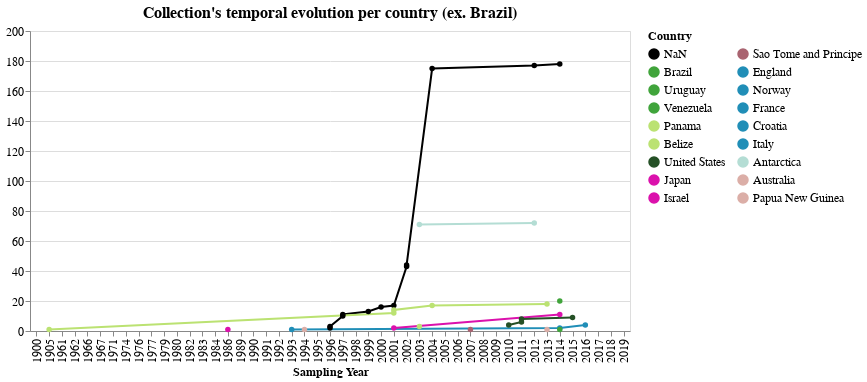

The cell this chart's notebook holds for it:
### Markdown cell above
### Chart: all countries (ex. Brasil)

### Code cell
select_country = alt.selection_multi(fields=['country'], bind='legend')

g1 = alt.Chart(teste[teste['country'] != 'Brazil'], title="Collection's temporal evolution per country (ex. Brazil)", 
width=600).mark_line(point=True).encode(
    x= alt.X('start_year', type="ordinal", title='Sampling Year',
            scale= alt.Scale(domain=list(sorted(teste['start_year'].unique())))),
    y= alt.Y('cumulative_sum', title='', 
             sort=alt.EncodingSortField('counts', op="count", order='descending'),
            scale= alt.Scale(domain=[0,200])),
    color= alt.Color('country:N', title='Country',
                     legend= alt.Legend(columns=2, symbolLimit=42),
                     scale= alt.Scale(domain=list(cores_pais.keys()), range=list(cores_pais.values()))),
    tooltip= alt.Tooltip(['country','start_year','counts', 'cumulative_sum']),
#     opacity= alt.condition(select_country, alt.value(1), alt.value(0))
).add_selection(select_country).transform_filter(select_country)

g1 = g1.configure_title(fontSize=16).configure_axis(
    labelFontSize=12,
    titleFontSize=12
).configure_legend(
    labelFontSize=12,
    titleFontSize=12
)

# g1.save('./graphs/cumCounts/time-spacial/evolucao_por_país-exBrasil.html')

g1

### Figure 1 — Vega-Lite specification as saved in the notebook (floating-point values rounded to 4 significant figures)
{"config": {"view": {"continuousWidth": 400, "continuousHeight": 300}, "axis": {"labelFontSize": 12, "titleFontSize": 12}, "legend": {"labelFontSize": 12, "titleFontSize": 12}, "title": {"fontSize": 16}}, "data": {"name": "data-73c7514129b05c3d34c83186931e7dbf"}, "mark": {"type": "line", "point": true}, "encoding": {"color": {"type": "nominal", "field": "country", "legend": {"columns": 2, "symbolLimit": 42}, "scale": {"domain": ["NaN", "Brazil", "Uruguay", "Venezuela", "Panama", "Belize", "United States", "Japan", "Israel", "Sao Tome and Principe", "England", "Norway", "France", "Croatia", "Italy", "Antarctica", "Australia", "Papua New Guinea"], "range": ["#000000", "#40a43b", "#40a43b", "#40a43b", "#bbe272", "#bbe272", "#255026", "#db11ac", "#db11ac", "#a96370", "#208eb7", "#208eb7", "#208eb7", "#208eb7", "#208eb7", "#b4ddd4", "#dbaea7", "#dbaea7"]}, "title": "Country"}, "tooltip": [{"type": "nominal", "field": "country"}, {"type": "quantitative", "field": "start_year"}, {"type": "quantitative", "field": "counts"}, {"type": "quantitative", "field": "cumulative_sum"}], "x": {"type": "ordinal", "field": "start_year", "scale": {"domain": [1900.0, 1905.0, 1961.0, 1962.0, 1966.0, 1967.0, 1971.0, 1974.0, 1976.0, 1977.0, 1979.0, 1980.0, 1982.0, 1983.0, 1984.0, 1986.0, 1989.0, 1990.0, 1991.0, 1992.0, 1993.0, 1994.0, 1995.0, 1996.0, 1997.0, 1998.0, 1999.0, 2000.0, 2001.0, 2002.0, 2003.0, 2004.0, 2005.0, 2006.0, 2007.0, 2008.0, 2009.0, 2010.0, 2011.0, 2012.0, 2013.0, 2014.0, 2015.0, 2016.0, 2017.0, 2018.0, 2019.0]}, "title": "Sampling Year"}, "y": {"type": "quantitative", "field": "cumulative_sum", "scale": {"domain": [0, 200]}, "sort": {"field": "counts", "op": "count", "order": "descending"}, "title": ""}}, "selection": {"selector004": {"type": "multi", "fields": ["country"], "bind": "legend"}}, "title": "Collection's temporal evolution per country (ex. Brazil)", "transform": [{"filter": {"selection": "selector004"}}], "width": 600, "$schema": "https://vega.github.io/schema/vega-lite/v4.8.1.json", "datasets": {"data-73c7514129b05c3d34c83186931e7dbf": [{"start_year": 2003.0, "continent": "Antarctica", "country": "Antarctica", "counts": 71, "cumulative_sum": 71}, {"start_year": 2012.0, "continent": "Antarctica", "country": "Antarctica", "counts": 1, "cumulative_sum": 72}, {"start_year": 2013.0, "continent": "Oceania", "country": "Australia", "counts": 1, "cumulative_sum": 1}, {"start_year": 2003.0, "continent": "Central America", "country": "Belize", "counts": 3, "cumulative_sum": 3}, {"start_year": 2013.0, "continent": "NaN", "country": "Chile", "counts": 3, "cumulative_sum": 3}, {"start_year": 2015.0, "continent": "NaN", "country": "China", "counts": 1, "cumulative_sum": 1}, {"start_year": 2016.0, "continent": "NaN", "country": "China", "counts": 6, "cumulative_sum": 7}, {"start_year": 2017.0, "continent": "NaN", "country": "Costa Rica", "counts": 2, "cumulative_sum": 2}, {"start_year": 1993.0, "continent": "Europe", "country": "France", "counts": 1, "cumulative_sum": 1}, {"start_year": 2014.0, "continent": "NaN", "country": "France", "counts": 1, "cumulative_sum": 2}, {"start_year": 2016.0, "continent": "NaN", "country": "France", "counts": 2, "cumulative_sum": 4}, {"start_year": 1986.0, "continent": "Asia", "country": "Israel", "counts": 1, "cumulative_sum": 1}, {"start_year": 2001.0, "continent": "Asia", "country": "Japan", "counts": 2, "cumulative_sum": 2}, {"start_year": 2014.0, "continent": "NaN", "country": "Japan", "counts": 9, "cumulative_sum": 11}, {"start_year": 1996.0, "continent": "NaN", "country": "NaN", "counts": 2, "cumulative_sum": 2}, {"start_year": 1996.0, "continent": "South America", "country": "NaN", "counts": 1, "cumulative_sum": 3}, {"start_year": 1997.0, "continent": "NaN", "country": "NaN", "counts": 7, "cumulative_sum": 10}, {"start_year": 1997.0, "continent": "South America", "country": "NaN", "counts": 1, "cumulative_sum": 11}, {"start_year": 1999.0, "continent": "NaN", "country": "NaN", "counts": 2, "cumulative_sum": 13}, {"start_year": 2000.0, "continent": "NaN", "country": "NaN", "counts": 3, "cumulative_sum": 16}, {"start_year": 2001.0, "continent": "NaN", "country": "NaN", "counts": 1, "cumulative_sum": 17}, {"start_year": 2002.0, "continent": "NaN", "country": "NaN", "counts": 26, "cumulative_sum": 43}, {"start_year": 2002.0, "continent": "South America", "country": "NaN", "counts": 1, "cumulative_sum": 44}, {"start_year": 2004.0, "continent": "NaN", "country": "NaN", "counts": 131, "cumulative_sum": 175}, {"start_year": 2012.0, "continent": "NaN", "country": "NaN", "counts": 2, "cumulative_sum": 177}, {"start_year": 2014.0, "continent": "NaN", "country": "NaN", "counts": 1, "cumulative_sum": 178}, {"start_year": 1905.0, "continent": "Central America", "country": "Panama", "counts": 1, "cumulative_sum": 1}, {"start_year": 2001.0, "continent": "Central America", "country": "Panama", "counts": 11, "cumulative_sum": 12}, {"start_year": 2001.0, "continent": "NaN", "country": "Panama", "counts": 2, "cumulative_sum": 14}, {"start_year": 2004.0, "continent": "Central America", "country": "Panama", "counts": 3, "cumulative_sum": 17}, {"start_year": 2013.0, "continent": "NaN", "country": "Panama", "counts": 1, "cumulative_sum": 18}, {"start_year": 1994.0, "continent": "Oceania", "country": "Papua New Guinea", "counts": 1, "cumulative_sum": 1}, {"start_year": 2015.0, "continent": "NaN", "country": "Puerto Rico", "counts": 1, "cumulative_sum": 1}, {"start_year": 1995.0, "continent": "NaN", "country": "Quenia", "counts": 1, "cumulative_sum": 1}, {"start_year": 2014.0, "continent": "NaN", "country": "Republic of Palau", "counts": 9, "cumulative_sum": 9}, {"start_year": 2007.0, "continent": "Africa", "country": "Sao Tome and Principe", "counts": 1, "cumulative_sum": 1}, {"start_year": 1976.0, "continent": "NaN", "country": "Somalia", "counts": 1, "cumulative_sum": 1}, {"start_year": 2017.0, "continent": "NaN", "country": "United Kingdom", "counts": 1, "cumulative_sum": 1}, {"start_year": 2010.0, "continent": "NaN", "country": "United States", "counts": 4, "cumulative_sum": 4}, {"start_year": 2011.0, "continent": "NaN", "country": "United States", "counts": 2, "cumulative_sum": 6}, {"start_year": 2011.0, "continent": "North America", "country": "United States", "counts": 2, "cumulative_sum": 8}, {"start_year": 2015.0, "continent": "NaN", "country": "United States", "counts": 1, "cumulative_sum": 9}, {"start_year": 2014.0, "continent": "South America", "country": "Uruguay", "counts": 1, "cumulative_sum": 1}, {"start_year": 2014.0, "continent": "South America", "country": "Venezuela", "counts": 20, "cumulative_sum": 20}, {"start_year": 2016.0, "continent": "NaN", "country": "Wales", "counts": 1, "cumulative_sum": 1}]}}
